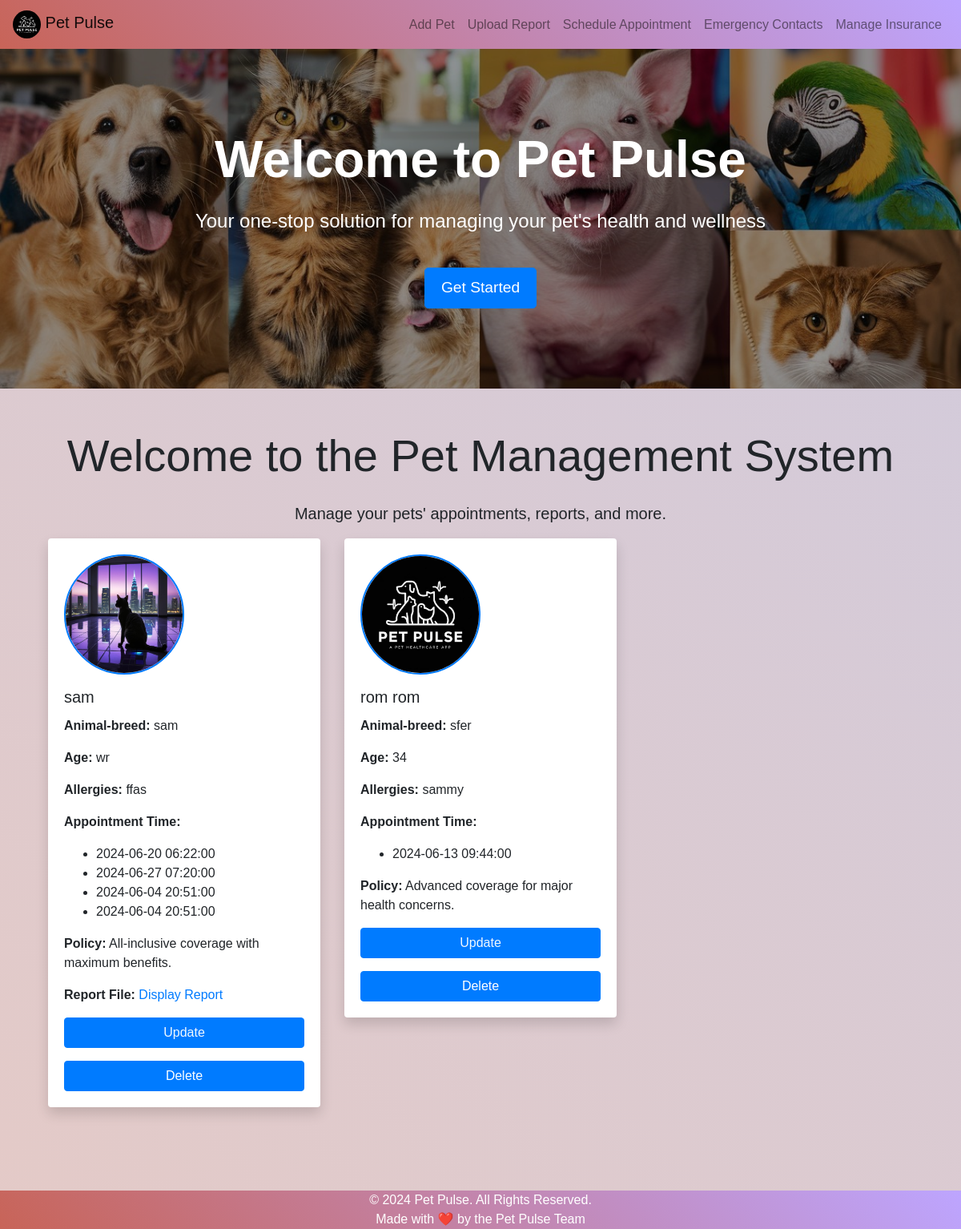
The page / on the database its author committed.
### tables this page shows
CREATE TABLE pets (
                    id INTEGER PRIMARY KEY AUTOINCREMENT,
                    name TEXT NOT NULL,
                    animal TEXT NOT NULL,
                    age TEXT,
                    allergies TEXT,
                    file TEXT NOT NULL
                );

CREATE TABLE appointments (
                    id INTEGER PRIMARY KEY AUTOINCREMENT,
                    pet_id INTEGER NOT NULL,
                    date TIMESTAMP NOT NULL,
                    description TEXT NOT NULL,
                    FOREIGN KEY (pet_id) REFERENCES pets (id)
                );

CREATE TABLE insurance_policy (
                    id INTEGER PRIMARY KEY AUTOINCREMENT,
                    name TEXT NOT NULL,
                    description TEXT NOT NULL,
                    coverage TEXT NOT NULL,
                    premium REAL NOT NULL,
                    benefits TEXT NOT NULL
                );

CREATE TABLE reports (
                    id INTEGER PRIMARY KEY AUTOINCREMENT,
                    report_name TEXT NOT NULL,
                    report_file TEXT NOT NULL,
                    pet_id INTEGER NOT NULL,
                    date_uploaded TIMESTAMP DEFAULT CURRENT_TIMESTAMP,
                    FOREIGN KEY (pet_id) REFERENCES pets (id)
                );

### routes.py (the view)
@main_blueprint.route('/')
def index():
    pets = fetch_all_pets()
    appointments= fetch_appointments()
    pet_ins = fetch_pet_insurance()
    policies = fetch_all_policies()
    report = fetch_report()
    return render_template('index.html', pets=pets, pet_ins=pet_ins, policies=policies, report=report, appointments=appointments)

### models.py (called while the page is built)
def get_db_connection():
    conn = sqlite3.connect('petpulse.db')
    conn.row_factory = sqlite3.Row
    return conn

def fetch_all_pets():
    conn = get_db_connection()
    pets = conn.execute('SELECT * FROM pets').fetchall()
    conn.close()
    return pets

def fetch_all_policies():
    conn = get_db_connection()
    policies = conn.execute('SELECT * FROM insurance_policy').fetchall()
    conn.close()
    return policies

def fetch_appointments():
    conn = get_db_connection()
    appointments = conn.execute('SELECT * FROM appointments ').fetchall()
    conn.close()
    return appointments

def fetch_pet_insurance():
    conn = get_db_connection()
    pet_ins = conn.execute('SELECT * FROM pet_insurance').fetchall()
    conn.close()
    return pet_ins

def fetch_report():
    conn = get_db_connection()
    report = conn.execute('SELECT * FROM reports').fetchall()
    conn.close()
    return report

### templates/index.html (shortened to what this page needs)
{% extends 'base.html' %}
{% block content %}
<div class="container mt-4">
    <h1 class="display-4 text-center mb-4">Welcome to the Pet Management System</h1>
    <p class="lead text-center">Manage your pets' appointments, reports, and more.</p>
    <div class="row">
        {% for pet in pets %}
        <div class="col-sm-12 col-md-6 col-lg-4 mb-4">
            <div class="card border-primary shadow">
                <div class="card-body">
                    <img src="{{ url_for('static', filename='pfps/' + pet.file) }}" alt="Image of {{ pet.name }}" class="img-fluid rounded-circle mb-3" style="width: 150px; height: 150px; object-fit: cover; border: 2px solid #007bff;">
                    <h5 class="card-title">{{ pet.name }}</h5>
                    <p class="card-text"><strong>Animal-breed: </strong>{{ pet.animal }}</p>
                    <p class="card-text"><strong>Age:</strong> {{ pet.age }}</p>
                    <p class="card-text"><strong>Allergies:</strong> {{ pet.allergies }}</p>
                    <p class="card-text"><strong>Appointment Time:</p></strong>
                    <ul>
                        {% for appointment in appointments %}
                            {% if appointment.pet_id == pet.id %}
                               <li>{{ appointment.date }}</li>
                            {% endif %}
                        {% endfor %}
                    </ul>
                    {% for no in pet_ins %}
                        {%if pet.id == no.pet_id%}
                            {% for policy in policies %}
                                {% if policy.id == no.policy_id %}
                                    <p class="card-text"><strong>Policy:</strong> {{ policy.description}}</p>
                                {% endif %}
                           {% endfor %}
                        {% endif%}
                {% endfor %}
                {% for rep in report %}
                {% if rep.pet_id == pet.id %}
                    <p class="card-text"><strong>Report File:</strong> <a href="{{ url_for('main.display_report', filename=rep.report_file) }}">Display Report</a></p>
                        {% endif %}
                {% endfor %}
                <button type="submit"  class="btn btn-primary btn-block mt-3" ><a href="{{ url_for('main.update_pet', pet_id=pet.id) }}" style="color: aliceblue; text-decoration: none;" >Update</a></button>
                <form action="{{ url_for('main.delete_pet', pet_id=pet.id) }}" method="post" style="display:inline;">
                    <button type="submit"  class="btn btn-primary btn-block mt-3" >Delete</button>
                </form>
            </div>
        </div>
    </div>
    {% endfor %}
</div>
</div>
{% endblock %}

### rows shown on the page
pets: file (picture), name "sam", animal "sam", age "wr", allergies "ffas"
appointments: date "2024-06-20 06:22:00"
appointments: date "2024-06-27 07:20:00"
appointments: date "2024-06-04 20:51:00"
appointments: date "2024-06-04 20:51:00"
insurance_policy: description "All-inclusive coverage with maximum benefits."
pets: file (picture), name "rom rom", animal "sfer", age "34", allergies "sammy"
appointments: date "2024-06-13 09:44:00"
insurance_policy: description "Advanced coverage for major health concerns."
